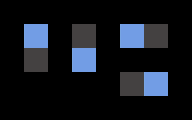

A level layout from a 2D game, rendered from its tile map. Below: a short description, then the map file with tile-grid data replaced by summaries:
An orthogonal 8x5 tile map with 24x24 px tiles, 2 tile layers (Regions, Input_set), 1 hidden layer not drawn, 2 tilesets.

<map version="1.4" tiledversion="1.4.2" orientation="orthogonal" renderorder="right-down" width="8" height="5" tilewidth="24" tileheight="24" infinite="0" nextlayerid="4" nextobjectid="1">
 <tileset firstgid="1" name="sewer_tileset" tilewidth="24" tileheight="24" tilecount="72" columns="8">
  <image source="../sewer_tileset.png" trans="ff00ff" width="192" height="217" />
 </tileset>
 <tileset firstgid="73" name="rules_sewers" tilewidth="24" tileheight="24" tilecount="6" columns="3">
  <image source="rules_sewers.png" width="72" height="48" />
 </tileset>
 <layer id="1" name="Regions" width="8" height="5">
  <data>[40 cells, 8 non-empty, 1 distinct tile ids]</data>
 </layer>
 <layer id="2" name="Input_set" width="8" height="5">
  <data>[40 cells, 8 non-empty, 2 distinct tile ids]</data>
 </layer>
 <layer id="3" name="Output_Ground" width="8" height="5" visible="0">
  <data>[40 cells, 4 non-empty, 4 distinct tile ids]</data>
 </layer>
</map>
